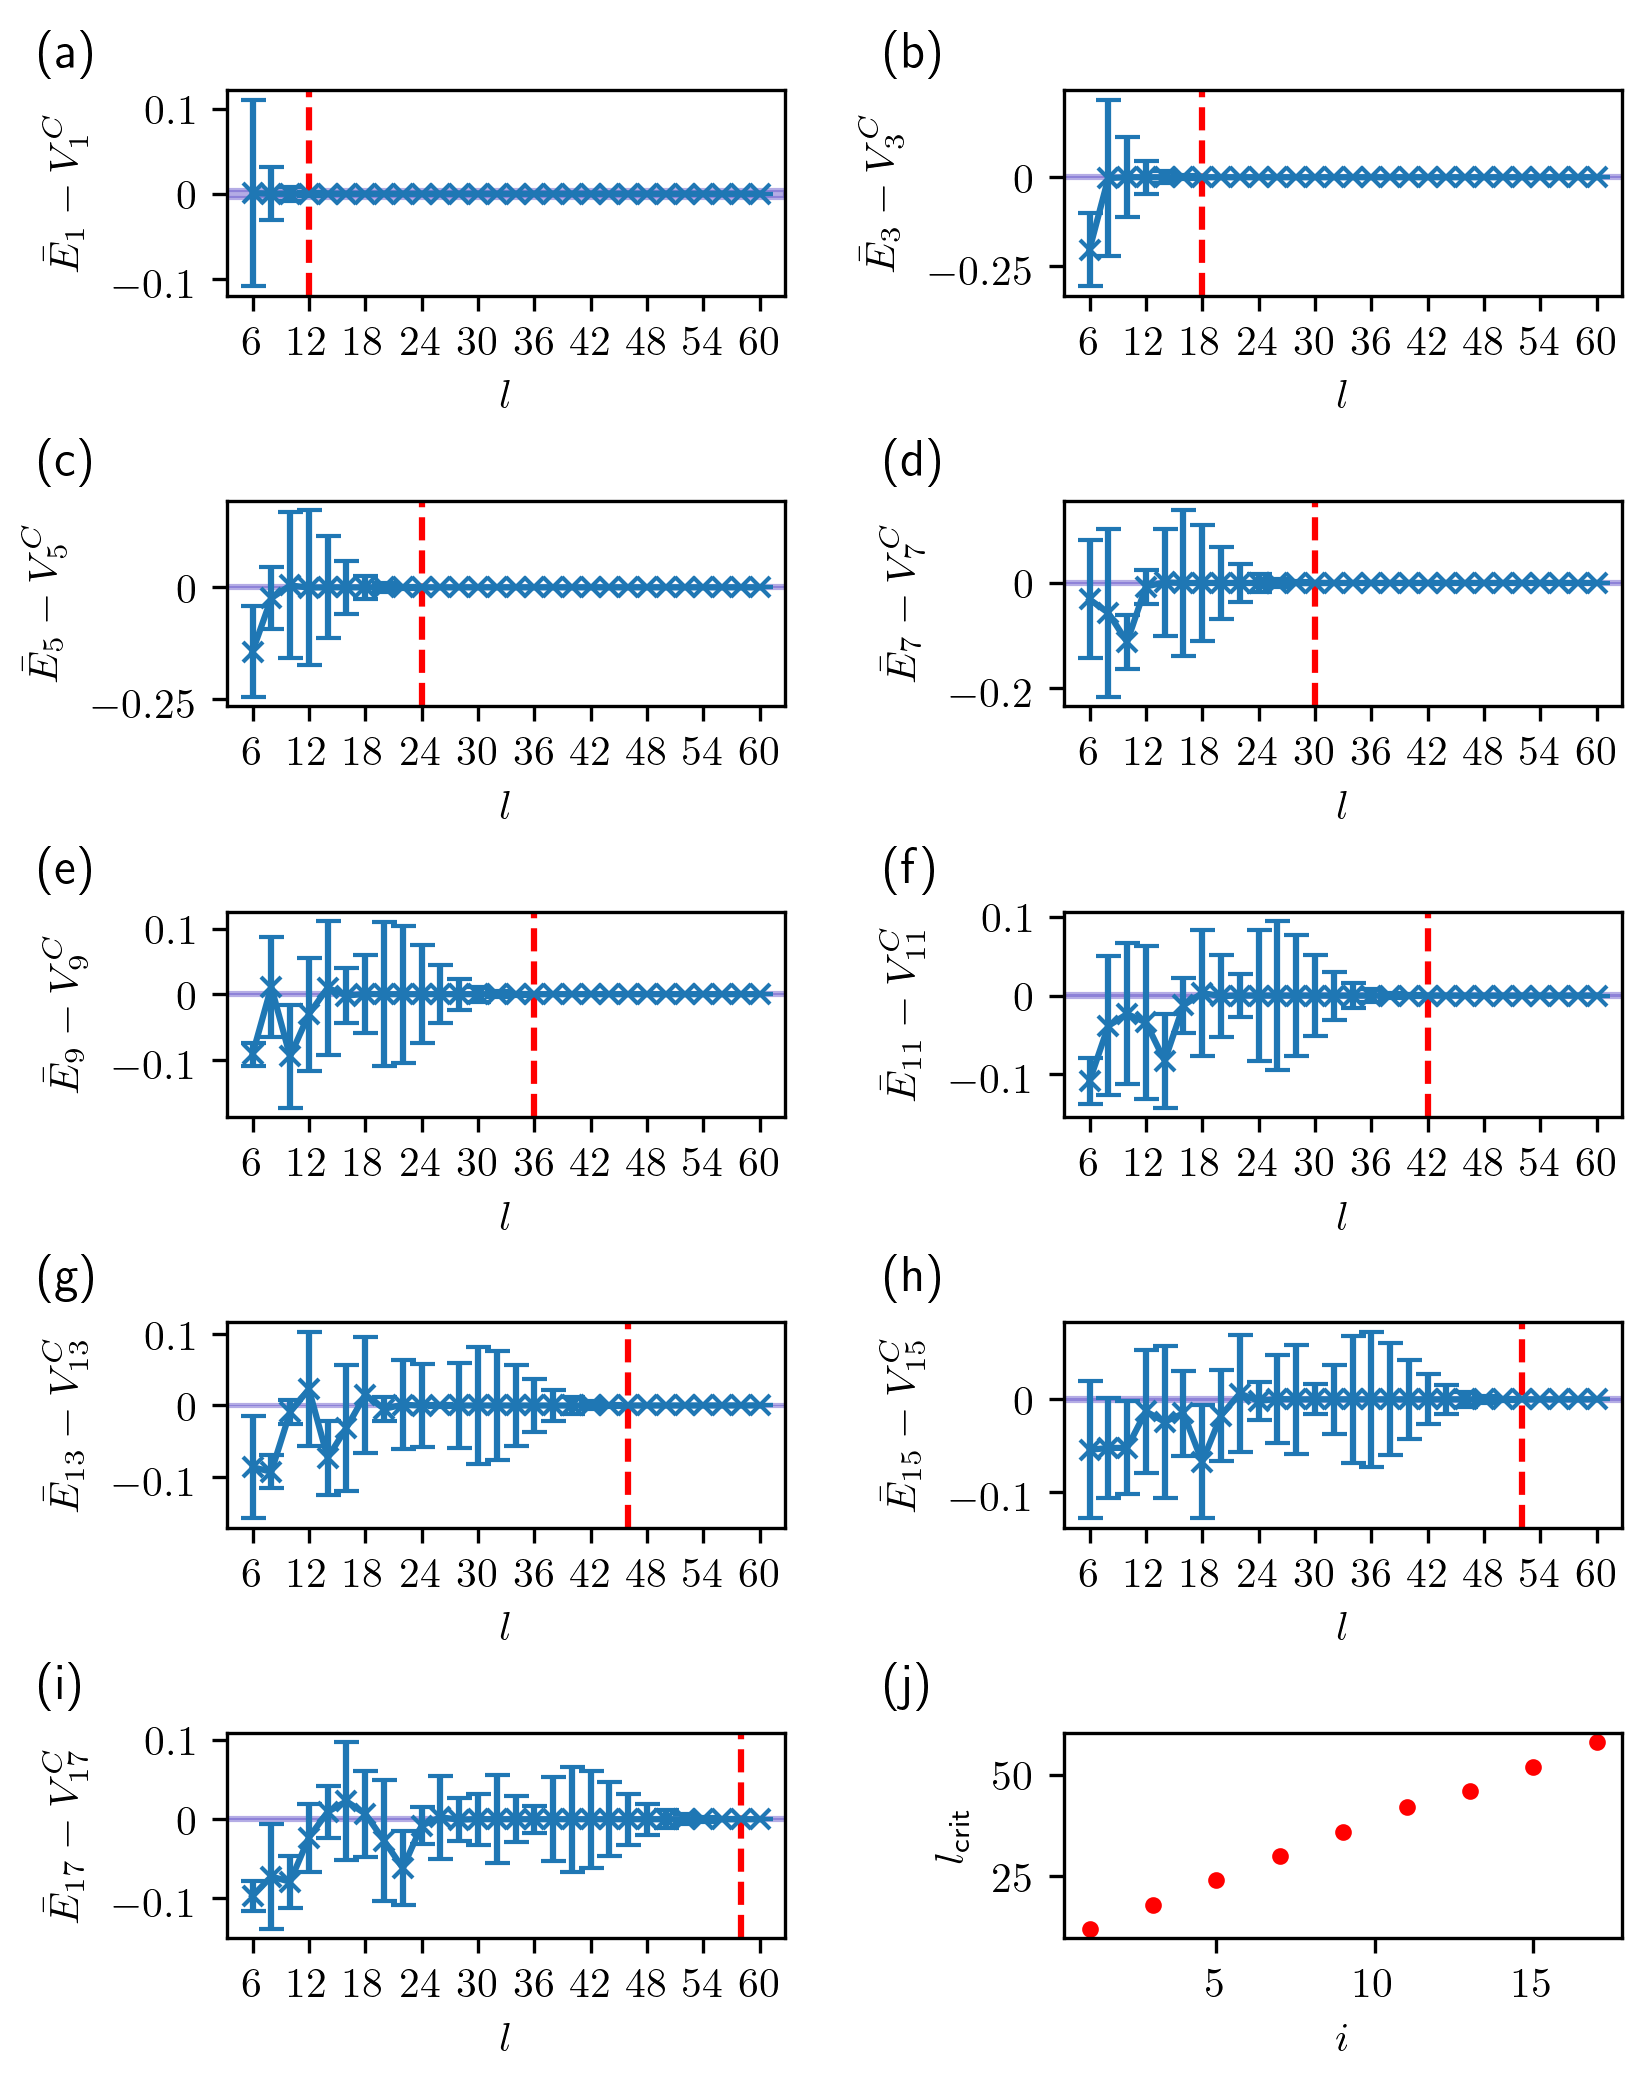

Write the Python code that produced this figure.
import numpy as np
import csv
import os
from heapq import nsmallest
import matplotlib.pyplot as plt
import matplotlib.ticker as ticker
import matplotlib.gridspec as gridspec

plt.rc('text', usetex=True)
plt.rc('text.latex', preamble=r'\usepackage{amsmath}')

if __name__ == "__main__":

    pp_directory = '/home/bart/PycharmProjects/response_functions/pseudopotentials/plane'
    spec_directory = '/home/bart/PycharmProjects/response_functions/energy_spectra/n_2/pp_torus'
    pp_file = 'pseudopotentials_CoulombPlane.dat'

    idx_list = [i for i in range(9)]  # number of plots
    flux_limit = 60  # largest flux considered

    # construct pp_list
    with open(os.path.join(pp_directory, pp_file), 'r') as csvfile:
        pp = csv.reader(csvfile, delimiter=' ')
        pp_list = []
        for i, row in enumerate(pp):
            if i > 0:
                for idx in idx_list:
                    pp_list.append(float(row[(2 * idx + 1) + 2]))

    # construct data
    data = []
    for idx in idx_list:
        for flux in range(6, flux_limit+1, 2):

            spec_file = f'fermions_torus_CoulombPlane_V{2*idx+1}_only_n_2_2s_{flux}_ratio_1.000000.dat'

            with open(os.path.join(spec_directory, spec_file), 'r') as csvfile:
                spec = csv.reader(csvfile, delimiter=' ')
                E_list = []
                for i, row in enumerate(spec):
                    if i > 0:
                        E_list.append(float(row[2]))

            absolute_difference_function = lambda list_value: abs(list_value - pp_list[idx])
            clos_vals = nsmallest(3, E_list, key=absolute_difference_function)
            data_line = [flux, pp_list[idx], clos_vals[0], clos_vals[1], clos_vals[2],
                         np.mean(clos_vals), np.std(clos_vals)]
            data.append(data_line)

    # construct plot_data
    plot_data = []
    for i in pp_list:
        for j in range(len(data)):
            if data[j][1] == i:
                plot_data.append([data[j][0], data[j][1], data[j][5], data[j][6]])

    print(plot_data)

    ####################################################################################################################

    fig = plt.figure(figsize=(6, 8))
    gs = gridspec.GridSpec(5, 2, hspace=1, wspace=0.5)

    red_points = []

    for idx in idx_list:

        ax = plt.subplot(gs[idx])

        l_values = [row[0] for row in plot_data if row[1] == pp_list[idx]]
        E_diff_values = [row[2]-row[1] for row in plot_data if row[1] == pp_list[idx]]
        E_std_values = [row[3] for row in plot_data if row[1] == pp_list[idx]]
        ax.errorbar(l_values, E_diff_values, E_std_values, label=f'$V_{{{2*idx+1}}}$', marker='x', markersize=5, capsize=3)
        ax.axhspan(-0.01*pp_list[idx], 0.01*pp_list[idx], alpha=0.5, color='slateblue')
        for i in range(len(l_values)):
            if E_diff_values[i]+E_std_values[i] < 0.01*pp_list[idx] and E_diff_values[i]-E_std_values[i] > -0.01*pp_list[idx]:
                ax.axvline(l_values[i], linestyle='--', c='r')
                red_points.append((2*idx+1, l_values[i]))
                break

        # leg = ax.legend(loc='upper center', handletextpad=0.5, handlelength=0, labelspacing=0.2, borderpad=0.35,
        #                  framealpha=1, edgecolor='k', markerscale=0.8, fontsize=10, ncol=8, columnspacing=1)
        # leg.get_frame().set_linewidth(0.5)

        ax.xaxis.set_major_formatter(ticker.FormatStrFormatter('$%g$'))
        ax.yaxis.set_major_formatter(ticker.FormatStrFormatter('$%g$'))
        ax.set_xlabel("$l$")
        ax.set_ylabel(f"$\\bar{{E}}_{{{2*idx+1}}}-V^\\mathrm{{C}}_{{{2*idx+1}}}$")
        ax.set_xticks(np.arange(6, flux_limit+1, 6))
        # ax.text(0.85, 0.62, f'$V_{{{2*idx+1}}}$', fontsize=11, transform=ax.transAxes)
        # ax.set_title(f'$V_{{{2*idx+1}}}$')

    ax = plt.subplot(gs[len(idx_list)])
    x_val = [x[0] for x in red_points]
    y_val = [x[1] for x in red_points]
    ax.plot(x_val, y_val, '.', c='r')
    ax.set_xlabel("$i$")
    ax.set_ylabel("$l_\\text{crit}$")

    fig.text(0.02, 0.89, "(a)", fontsize=12)
    fig.text(0.49, 0.89, "(b)", fontsize=12)
    fig.text(0.02, 0.72, "(c)", fontsize=12)
    fig.text(0.49, 0.72, "(d)", fontsize=12)
    fig.text(0.02, 0.55, "(e)", fontsize=12)
    fig.text(0.49, 0.55, "(f)", fontsize=12)
    fig.text(0.02, 0.38, "(g)", fontsize=12)
    fig.text(0.49, 0.38, "(h)", fontsize=12)
    fig.text(0.02, 0.21, "(i)", fontsize=12)
    fig.text(0.49, 0.21, "(j)", fontsize=12)

    print(red_points)
    plt.savefig("pp_torus_2.png", bbox_inches='tight', dpi=300)
    plt.show()
